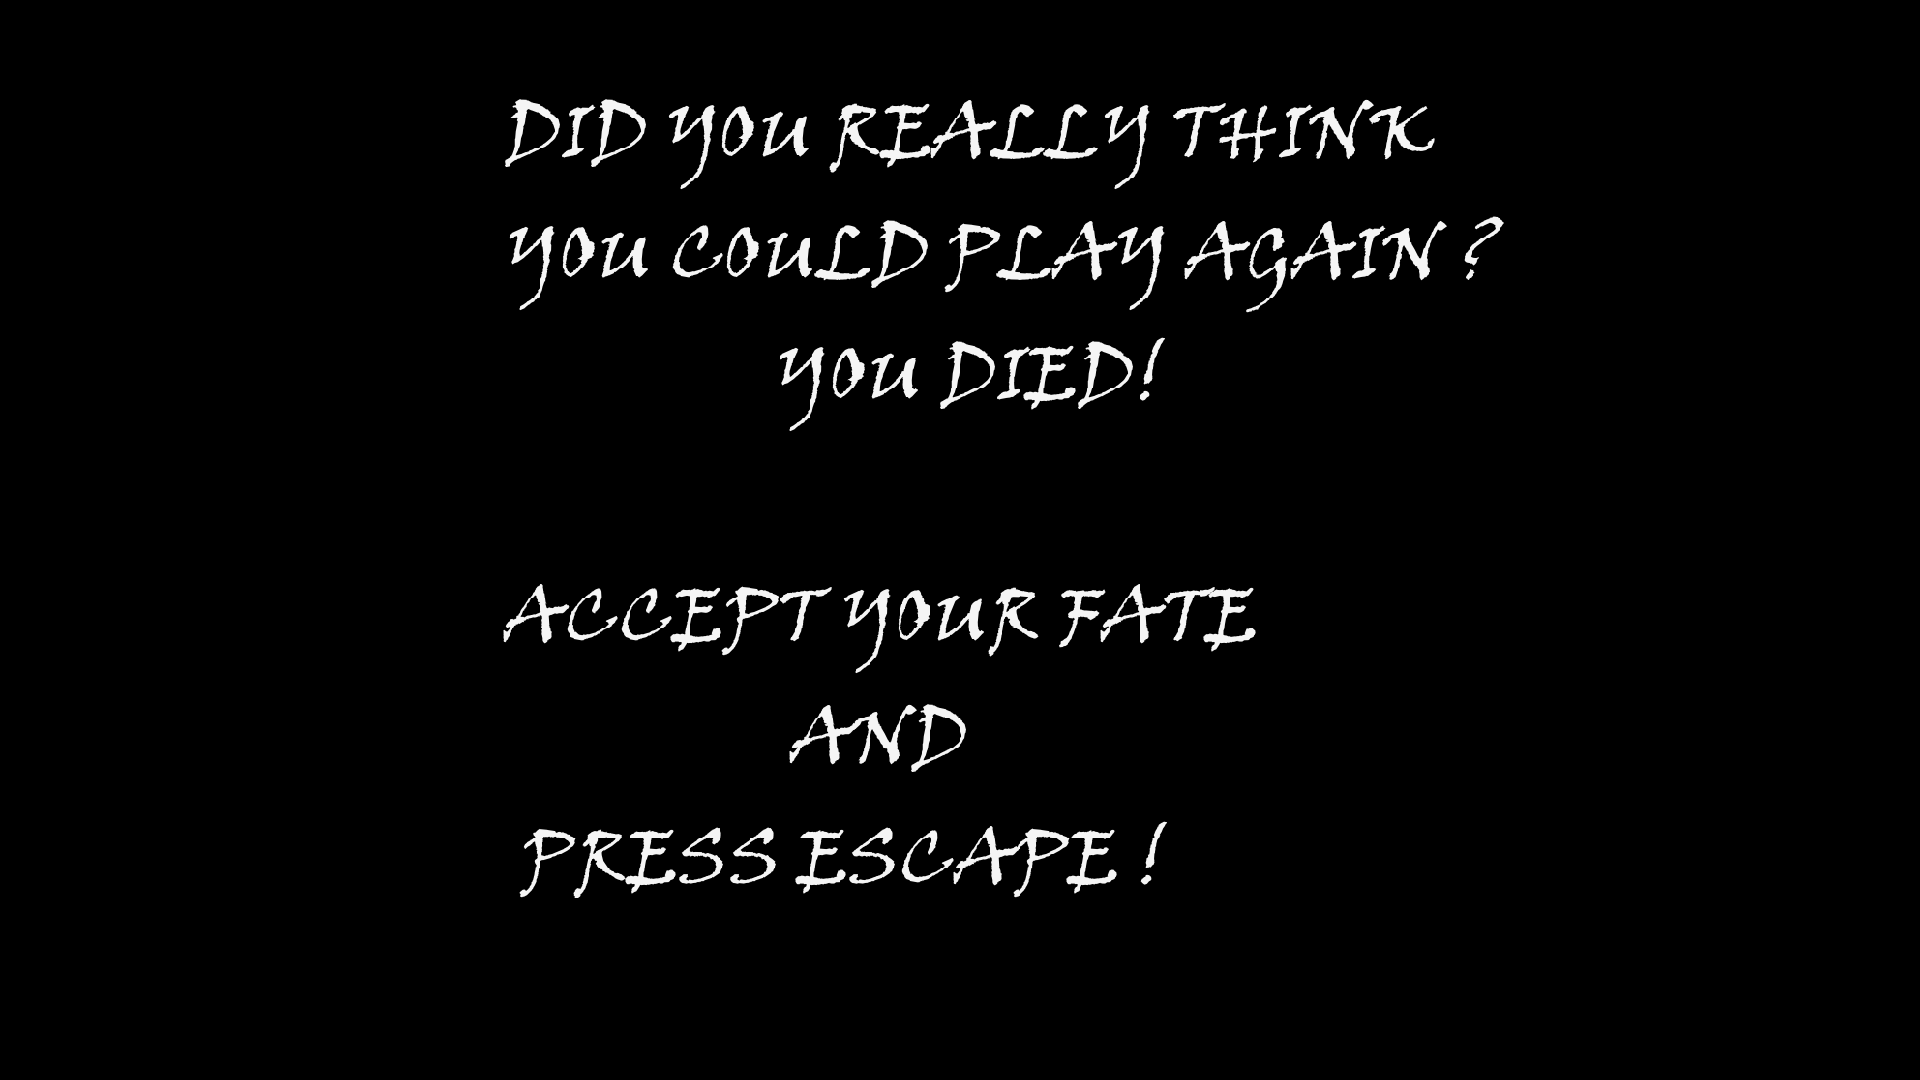

Rendered tile map (Tiled .tmx) drawn with the repository's tilesets; below, a short description and the map source with its tile grids summarised:
An orthogonal 64x36 tile map with 30x30 px tiles, 1 tile layer (Tile Layer 1).

<map version="1.0" orientation="orthogonal" width="64" height="36" tilewidth="30" tileheight="30">
 <tileset firstgid="1" name="YOUDIED" tilewidth="32" tileheight="32">
  <image source="YOUDIED.png" width="1920" height="1080" />
 </tileset>
 <layer name="Tile Layer 1" width="64" height="36">
  <data>[2304 cells, 2304 non-empty, 1947 distinct tile ids]</data>
 </layer>
</map>
